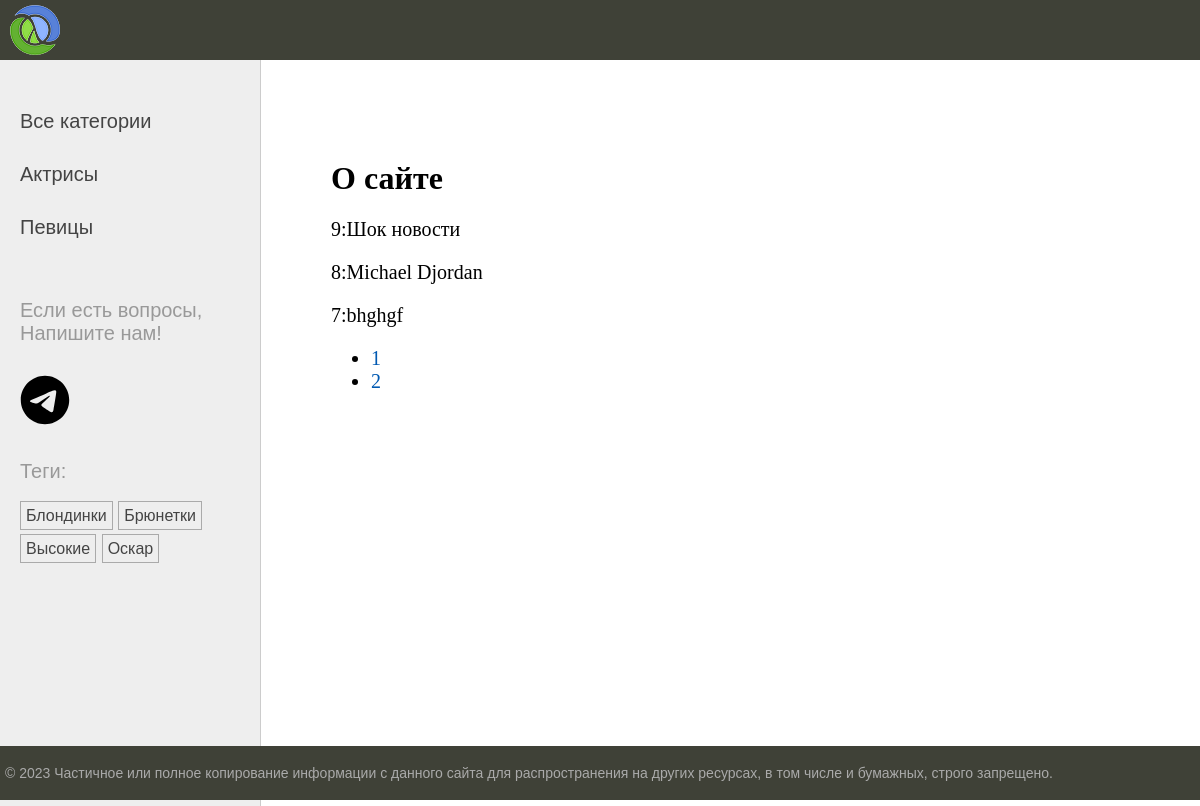
Page /about/ on the earlier database version.
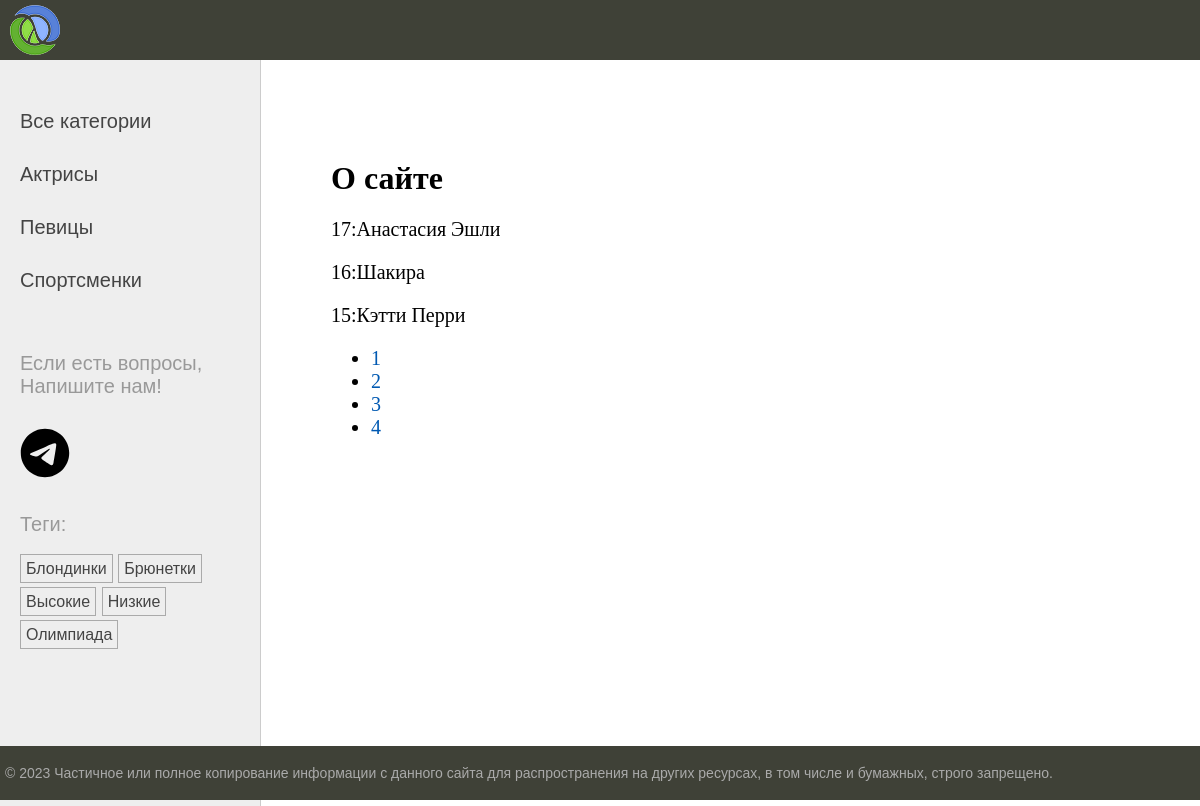
Same page on the later database version.
### women/models.py (models this page shows, shortened)
class Category(models.Model):
    name = models.CharField(max_length=100, db_index=True, verbose_name='Категория')
    slug = models.SlugField(max_length=255, unique=True, db_index=True)
    class Meta:
        verbose_name = 'Категория'
        verbose_name_plural = 'Категории'
    def get_absolute_url(self):
        return reverse('category', kwargs={'cat_slug': self.slug})

class TagPost(models.Model):
    tag = models.CharField(max_length=100, db_index=True)
    slug = models.SlugField(max_length=255, unique=True, db_index=True)
    def get_absolute_url(self):
        return reverse('tag', kwargs={'tag_slug': self.slug})

class Women(models.Model):
    class Status(models.IntegerChoices):
        DRAFT = 0, 'Черновик'
        PUBLISHED = 1, 'Опубликовано'
    title = models.CharField(max_length=255, verbose_name='Заголовок')
    slug = models.SlugField(max_length=255, unique=True, db_index=True, verbose_name='Slug',validators=[
        MinLengthValidator(5, message='Минимум 5 символов'),
        MaxLengthValidator(100, message='Минимум 5 символов')
    ])
    photo = models.ImageField(upload_to='photos/%Y/%m/%d/', default=None, blank=True, null=True, verbose_name='Фото')
    content = models.TextField(blank=True, verbose_name='Текст статьи')
    time_create = models.DateTimeField(auto_now_add=True, verbose_name='Время создания')
    time_update = models.DateTimeField(auto_now=True, verbose_name='Время изменения')
    is_published = models.BooleanField(choices=tuple(map(lambda x: (bool(x[0]), x[1]), Status.choices)),
                                       default=Status.DRAFT, verbose_name='Статус')
    cat = models.ForeignKey('Category', on_delete=models.PROTECT, related_name='posts', verbose_name='Категории')
    tags = models.ManyToManyField('TagPost', blank=True, related_name='tags', verbose_name='Теги')
    husband = models.OneToOneField('Husband', on_delete=models.SET_NULL,
                                   null=True, blank=True, related_name='wuman', verbose_name='Муж')
    objects = models.Manager()
    published = PublishedManager()
    class Meta:
        verbose_name = 'Известные женщины'
        verbose_name_plural = 'Известные женщины'
        ordering = ['-time_create']
        indexes = [
            models.Index(fields=['-time_create'])
        ]

### women/views.py (the view)
# urls.py: path('about/', views.about, name='about'),
def about(request):
    contact_list = Women.published.all()
    paginator = Paginator(contact_list, 3)
    page_number = request.GET.get('page')
    page_obj = paginator.get_page(page_number)
    return render(request, 'women/about.html',
                  {'title': 'О сайте', 'page_obj': page_obj})

### women/models.py (called while the page is built)
    def get_queryset(self):
        return super().get_queryset().filter(is_published=Women.Status.PUBLISHED)

### women/templatetags/women_tags.py (called while the page is built)
@register.inclusion_tag('women/list_categories.html')
def show_categories(cat_selected=0):
    cats = Category.objects.annotate(total=Count("posts")).filter(total__gt=0)
    return {'cats': cats, 'cat_selected': cat_selected}

@register.inclusion_tag('women/list_tags.html')
def show_all_tags():
    return {'tags': TagPost.objects.annotate(total=Count("tags")).filter(total__gt=0)}

### women/templates/women/about.html
{% extends 'base.html' %}
{% block content %}
<h1>{{title}}</h1>
    {% for item in page_obj %}
    <p>{{ item.pk }}:{{ item.title }}</p>
    {% endfor %}
    <nav>
    <ul>
        {% for p in page_obj.paginator.page_range %}
        <li>
            <a href="?page={{ p }}">{{ p }}</a>
        </li>
        {% endfor %}
    </ul>
    </nav>
{% endblock %}

### women/templates/women/list_categories.html
{% for cat in cats %}
{% if cat.id == cat_selected %}
<li class='selected'>{{cat.name}}</li>
{% else %}
<li><a href="{{ cat.get_absolute_url }}">{{cat.name}}</a></li>
{% endif %}
{% endfor %}

### women/templates/women/list_tags.html
{% if tags %}
    <p>Теги:</p>
    <ul class="tags-list">
    {% for t in tags %}
    <li><a href="{{ t.get_absolute_url }}">{{ t.tag }}</a></li>
    {% endfor %}
    </ul>
{% endif %}

Differences in the rows shown:
no longer on this page (row unchanged): TagPost: tag "Оскар"
no longer on this page (row edited): Women: pk "9", title "Шок новости"
removed Women: pk "8", title "Michael Djordan"
removed Women: pk "7", title "bhghgf"
now on this page (row unchanged): Category: name "Спортсменки"
now on this page (row unchanged): TagPost: tag "Низкие"
now on this page (row edited): TagPost: tag "Олимпиада"
added Women: pk "17", title "Анастасия Эшли"
added Women: pk "16", title "Шакира"
added Women: pk "15", title "Кэтти Перри"
Other differences:
new list line: "3"
new list line: "4"
